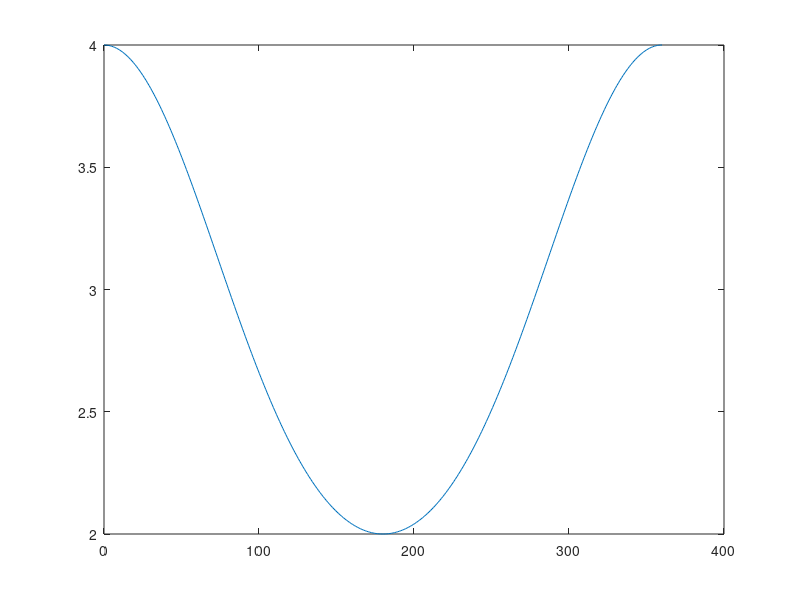

MATLAB code to generate this figure:
R2 = 1
R3 = 3
nt = 360
theta2 = 2*pi*(0:nt-1)/(nt-1);
% for ii = 1:nt
%     phi(ii) = asin(R2*sin(theta2(ii))/R3)
%     theta3(ii) = pi - phi(ii)
%     R4(ii) = sqrt(R2^2 + R3^2 - 2*R2*R3*cos(pi - theta2(ii) - phi(ii)))
% end
% plot(theta2*180/pi,R4)

phi = asin(R2*sin(theta2)/R3);
theta3 = pi - phi;
R4 = sqrt(R2^2 + R3^2 - 2*R2*R3*cos(pi - theta2 - phi));
plot(theta2*180/pi, R4);